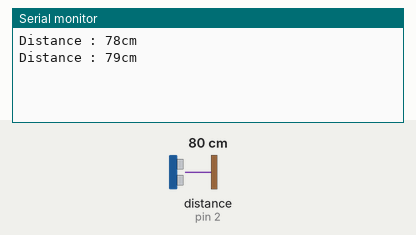
This sketch was run on a simulated Arduino Uno, built with avr-gcc and run on an emulated ATmega328P. On the bench: the last lines printed to the serial monitor. Wiring (inferred from the names in the program): ultrasonic range finder: trigger pin 13; echo pin 2. The test bench sets the inputs (shaded band); at power-on: distance to the obstacle (sensor on pin 2) 80 cm. The echo pulse lasts 58.3 µs per cm.

Above: at 5.8 s.
5.9 s: distance to the obstacle (sensor on pin 2) set to 2 cm
At 10.4 s:
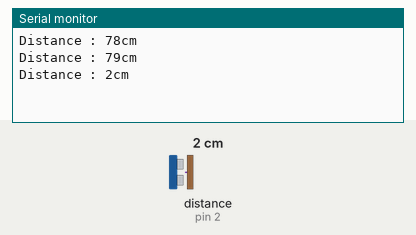
11.9 s: distance to the obstacle (sensor on pin 2) set to 4 cm
At 15.4 s:
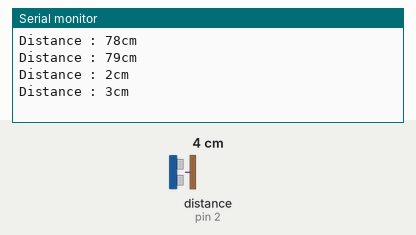
Timing chart, 0 to 16.9 s (numbered marks = the images above; inputs shaded):
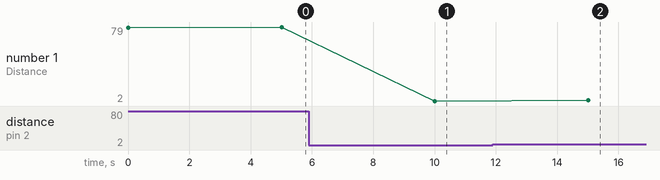

Measured:
- after the input at 5.9 s, the serial monitor: prints a new line after 4.1 s (image 1)
- after the input at 11.9 s, the serial monitor: prints a new line after 3.1 s (image 2)
- plotted number 1: 79 → 2 after the input at 5.9 s, 2 → 3 after the input at 11.9 s

The sketch:

sr04_test_4.ino
```cpp
// Définition des numéros de port
const int trigPin = 13;  // Trigger (emission)
const int echoPin = 2;  // Echo    (réception)

// Variables utiles
long duree;   // durée de l'echo
int distance; // distance


void setup() {
pinMode(trigPin, OUTPUT); // Configuration du port du Trigger comme une SORTIE
pinMode(echoPin, INPUT);  // Configuration du port de l'Echo  comme une ENTREE

Serial.begin(9600); // Démarrage de la communication série
}

void loop() {

  // Émission d'un signal de durée 10 microsecondes
  digitalWrite(trigPin, LOW);
  delayMicroseconds(5);
  digitalWrite(trigPin, HIGH);
  delayMicroseconds(10);
  digitalWrite(trigPin, LOW);

  // Écoute de l'écho
  duree = pulseIn(echoPin, HIGH);

  // Calcul de la distance
  distance = duree*0.034/2;

 // Affichage de la distance dans le Moniteur Série
 Serial.print("Distance : ");
 Serial.print(distance);
 Serial.println("cm");
 delay(5000);
}
```
